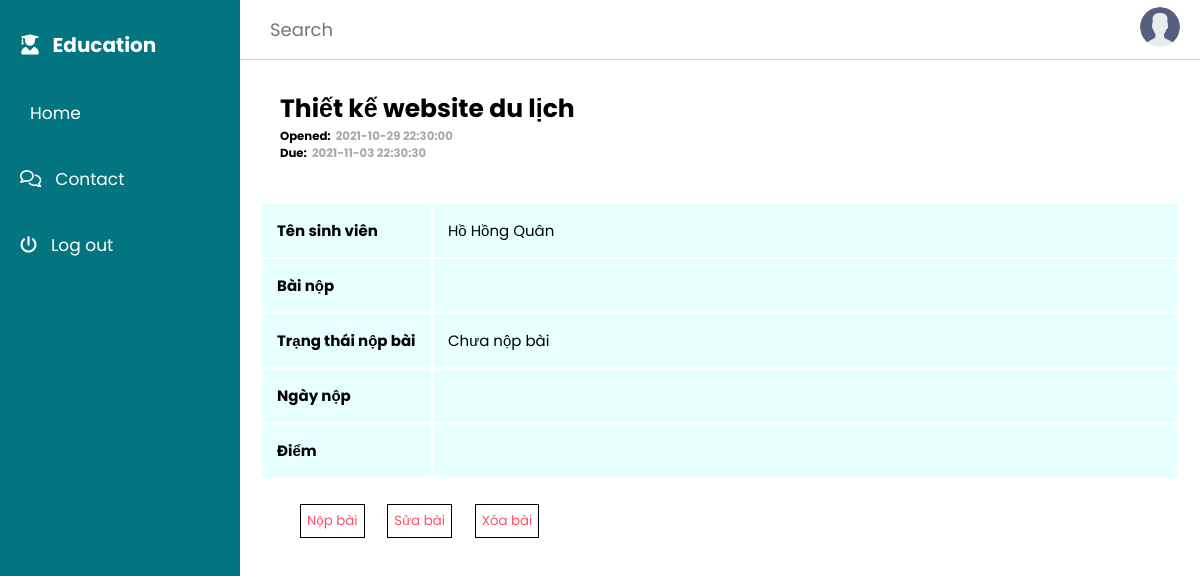
The app's page /student/mark.php?id_homework=4&id_subject=CSE_485&id_student=1 with its own data.
### tables this page shows
CREATE TABLE `tb_homework` (
  `id_homework` int(11) NOT NULL,
  `id_subject` char(10) DEFAULT NULL,
  `id_class` char(10) DEFAULT NULL,
  `name_homework` varchar(100) DEFAULT NULL,
  `start_date` datetime DEFAULT NULL,
  `end_date` datetime DEFAULT NULL,
  `home_level` tinyint(4) NOT NULL
);

CREATE TABLE `tb_student` (
  `id_student` int(11) NOT NULL,
  `id_class` char(10) DEFAULT NULL,
  `user_id` int(11) DEFAULT NULL,
  `name_student` varchar(100) DEFAULT NULL,
  `gender` bit(1) DEFAULT NULL,
  `image_student` char(30) DEFAULT 'user_default.jpg',
  `phone` char(15) DEFAULT NULL
);

### student/mark.php (the view, shortened to what this page needs)
<?php
include('./dashboard.php')
?>
<?php
if (isset($_GET['id_homework']) && isset($_GET['id_subject']) && isset($_GET['id_student'])) {
    $id_homework = $_GET['id_homework'];
    $id_subject = $_GET['id_subject'];
    $sql = "SELECT * from tb_homework WHERE id_homework = '$id_homework'
    and id_subject = '$id_subject'";
    $res = mysqli_query($conn, $sql);
    if ($res == TRUE) {
        $count = mysqli_num_rows($res);
        if ($count > 0) {
            $row = mysqli_fetch_assoc($res);
            $name_homework = $row['name_homework'];
            $start_date = $row['start_date'];
            $end_date = $row['end_date'];
        }
    }
    $id_student = $_GET['id_student'];
    $sql2 = "SELECT * from tb_student where id_student = '$id_student'";
    $res2 = mysqli_query($conn, $sql2);
    if ($res2 == TRUE) {
        $count2 = mysqli_num_rows($res2);
        if ($count2 > 0) {
            $row2 = mysqli_fetch_assoc($res2);
            $name_student = $row2['name_student'];
        }
    }
}
?>
<div class="main-mark">
    <h1><?php echo $name_homework ?></h1>
    <div class="box1">
        <div class="date-mark">
            <h3>Opened:</h3>
            <h3 class="date"><?php echo $start_date; ?></h3>
        </div>
        <div class="date-mark">
            <h3>Due:</h3>
            <h3 class="date"><?php echo $end_date; ?></h3>
        </div>
    </div>
    <table class="table-mark">
        <tr>
            <th>Tên sinh viên</th>
            <td><?php echo $name_student; ?></td>
        </tr>
        <tr>
            <th>Bài nộp</th>
            <td>
            </td>
        </tr>
        <tr>
            <th>Trạng thái nộp bài</th>
            <td>
                <?php
                if (isset($excercise)) {
                    echo 'Đã nộp bài';
                } else {
                    echo 'Chưa nộp bài';
                }
                ?>
            </td>
        </tr>
        <tr>
            <th>Ngày nộp</th>
            <td><?php
                ?></td>
        </tr>
        <tr>
            <th>Điểm</th>
            <td>
            </td>
        </tr>
    </table>
    <div class="btn">
        <button><a href="<?php echo SITEURL?>/add-mark.php?id_homework=<?php echo $id_homework;?>&id_subject=<?php echo $id_subject;?>&id_student=<?php echo $id_student;?>">Nộp bài</a></button>
        <button><a href="<?php echo SITEURL?>/update-mark.php?id_homework=<?php echo $id_homework;?>&id_subject=<?php echo $id_subject;?>&id_student=<?php echo $id_student;?>">Sửa bài</a></button>
        <button><a href="<?php echo SITEURL?>/delete-mark.php?id_homework=<?php echo $id_homework;?>&id_subject=<?php echo $id_subject;?>&id_student=<?php echo $id_student;?>">Xóa bài</a></button>
    </div>
</div>
<?php
include('./footer.php');
?>

### student/css/student.css (style rules this page uses)
:root { --blue: #468acf; --drak-blue: #1c78d4; --rose: #ff4e68; --rose-hover: #f33f5a; --black: #444; --border: 0.1rem solid rgba(0,0,0,0.1); --border-hover: 0.1rem solid var(--black); --box-shadow:0 0.5rem 1rem rgba(0,0,0,0.1); --main-color: #027581; --main-color-hover: #1a7f8a; --color-dark: #1D2231; --text-gray: #8390A2; --border: 0.1rem solid rgba(0,0,0,0.1); --border-hover: 0.1rem solid var(--black); --box-shadow:0 0.5rem 1rem rgba(0,0,0,0.1); }
* { font-family: 'Poppins', sans-serif; margin: 0; padding: 0; box-sizing: border-box; outline: none; border:none; text-decoration: none; transition: all .3s linear; transition: width none; list-style: none; }
html { font-size: 62.5%; }
.main-mark { position: fixed; margin-top: 60px; z-index: 100; width: calc(100% - 24rem); background: #fff; padding: 0rem 2rem; align-items: center; justify-content: space-between; transition: left 500ms; }
.main-mark h1 { font-size: 2.5rem; padding: 3rem 2rem 0 2rem; }
.table-mark { width:100%; }
.table-mark tr { background-color: rgb(231, 255, 255); border: solid; }
.table-mark th { padding: 15px; float: left; font-size: 1.5rem; }
.table-mark td { columns: 6; padding: 15px; font-size: 1.5rem; }
.main-mark .date-mark { display: flex; margin-left: 2rem; }
.date-mark .date { margin-left: 0.5rem; color: rgb(170, 169, 169); }
.main-mark .box1 { margin-bottom: 4rem; }
.main-mark button { background-color: white; border: 1px solid; padding: 6px; margin: 10px; }
.main-mark .btn { margin-top: 15px; margin-left: 3rem; }
.main-mark .btn a { color: var(--rose); }

### records on screen
tb_homework: name_homework "Thiết kế website du lịch", start_date "2021-10-29 22:30:00", end_date "2021-11-03 22:30:30"
tb_student: name_student "Hồ Hồng Quân"
